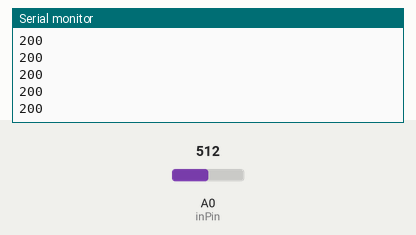
Simulated run of this sketch. Board: Arduino Uno, built with avr-gcc and run on an emulated ATmega328P. On the bench: the last lines printed to the serial monitor. The test bench sets the inputs (shaded band); at power-on: A0 (inPin) = 512.

Above: at 1.2 s.
1.3 s: A0 (inPin) set to 716
At 1.68 s:
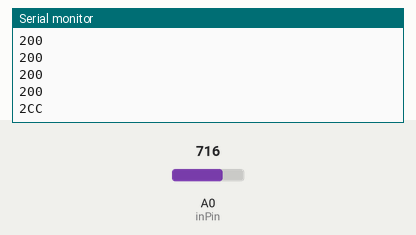
3.5 s: A0 (inPin) set to 511
At 3.68 s:
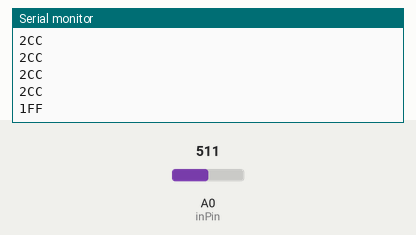
5.5 s: A0 (inPin) set to 122
At 5.69 s:
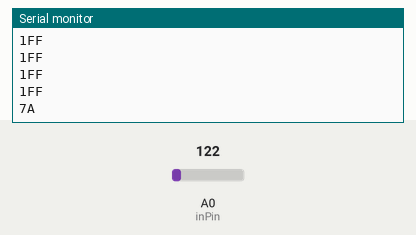

Measured:
- after the input at 1.3 s, the serial monitor: prints a new line after 0.20 s (image 1)
- after the input at 3.5 s, the serial monitor: prints a new line at once (image 2)
- after the input at 5.5 s, the serial monitor: prints a new line at once (image 3)

The sketch:

3.55-Analog_Input.ino
```cpp
int inPin = A0 ;
 int val = 1;


void setup() {
    pinMode(inPin , INPUT);
    Serial.begin(9600);
}

void loop() {

    Serial.println(analogRead(inPin), HEX);
    delay(250);
}
```
